Frame 1 (no input): blank canvas, image omitted
Frame 60 (the mouse pressed at the canvas centre just before this capture): blank canvas, image omitted
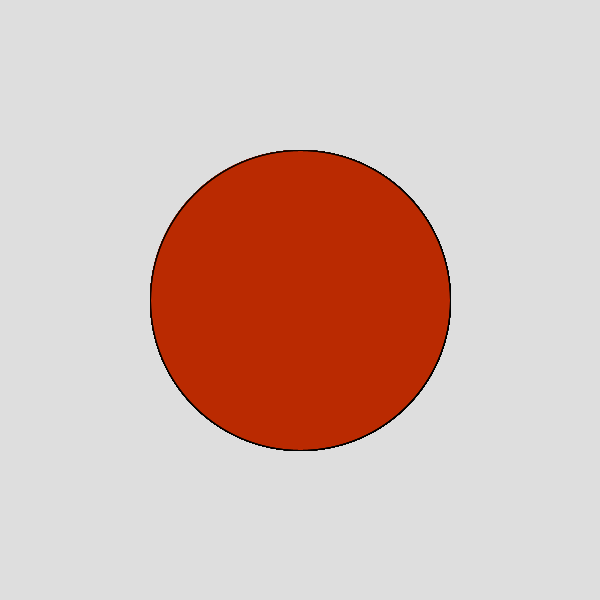
Frame 120 (the mouse held since frame 60 and released just before this capture)

The Processing sketch whose frames 1 and 60 were blank and that drew this single picture after the mouse press (run headless with seeded random() and noise(); from frame 60 on, the mouse is pressed at the canvas centre):

// Processing sketch: processing_28913
// ── processing_28913.pde

void setup() {
  size(600, 600);
  smooth();
  background(222);
}

void draw() {
  if (mouseX<mouseY) {
fill(205,20,0,27);


    
  } else if (mouseX==mouseY) {
fill(185,40,0,87);

  }
  else {
    fill(20,55,60,20);
  }
  ellipse(300, 300, mouseX, mouseY);

}
